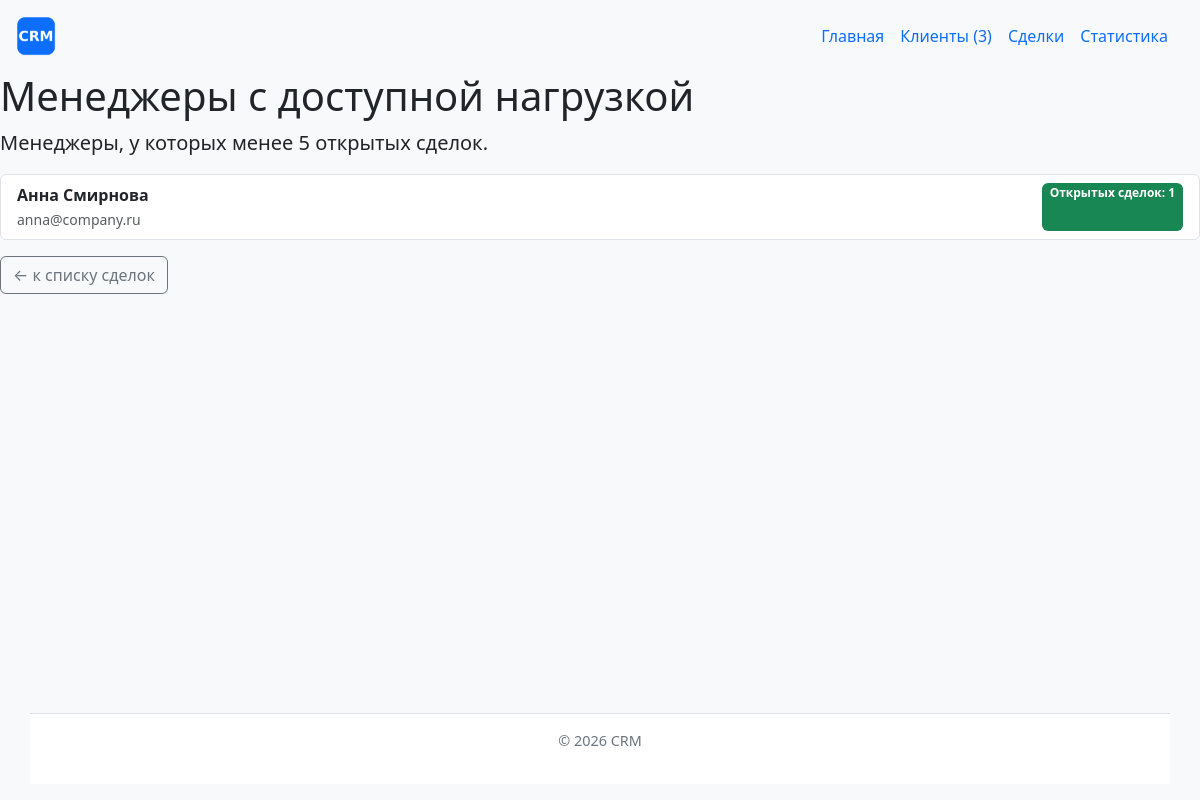
The page /clients/managers/ on the database its author committed.
### clients/models.py (models this page shows, shortened)
class Manager(models.Model):
    name = models.CharField(max_length=256, verbose_name="Имя")
    email = models.EmailField(verbose_name="Email")
    class Meta:
        verbose_name = "Менеджер"
        verbose_name_plural = "Менеджеры"
        ordering = ['name']

### clients/views.py (the view)
# urls.py: path("managers/", views.managers_load, name="managers_load"),
def managers_load(request):
    managers = Manager.objects.annotate(
        open_count=Count('deals', filter=Q(deals__stage='Открыта'))
    ).filter(open_count__lt=5).order_by('open_count', 'name')
    return render(request, "clients/managers_load.html", {"managers": managers})

### clients/context_processors.py (called while the page is built)
def crm_context(request):
    return {
        "site_name": "CRM Система",
        "clients_count": Client.objects.count(),
    }

### clients/templates/clients/managers_load.html (shortened to what this page needs)
{% extends "base.html" %}
{% block content %}
    <h1>Менеджеры с доступной нагрузкой</h1>
    <p class="lead">
        Менеджеры, у которых менее 5 открытых сделок.
    </p>
    {% if managers %}
        <ul class="list-group">
            {% for manager in managers %}
                <li class="list-group-item d-flex justify-content-between">
                    <div>
                        <strong>{{ manager.name }}</strong>
                        <br>
                        <small class="text-muted">{{ manager.email }}</small>
                    </div>
                    <span class="badge bg-success">
                        Открытых сделок: {{ manager.open_count }}
                    </span>
                </li>
            {% endfor %}
        </ul>
    {% else %}
        <p>Все менеджеры загружены (5 и более открытых сделок у каждого).</p>
    {% endif %}
    <a href="{% url 'deals:list' %}" class="btn btn-outline-secondary mt-3">
        &larr; к списку сделок
    </a>
{% endblock %}

### homepage/static/homepage/css/style.css (style rules this page uses)
*, *::before, *::after { box-sizing: border-box; }
html, body { height: 100%; }
body { display: flex; flex-direction: column; min-height: 100vh; margin: 0; background-color: #f8f9fa; font-family: system-ui, -apple-system, "Segoe UI", Roboto, sans-serif; }

### rows shown on the page
Manager: name "Анна Смирнова", email "anna@company.ru", open_count "1"

### other values the page prints
{{ clients_count }} "3"
